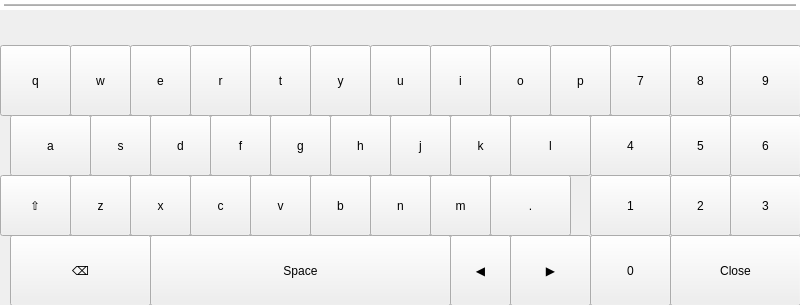
<?xml version="1.0" encoding="UTF-8"?>
<ui version="4.0">
 <class>uiKeyboardNumericWithUnits</class>
 <widget class="QWidget" name="uiKeyboardNumericWithUnits">
  <property name="geometry">
   <rect>
    <x>0</x>
    <y>0</y>
    <width>800</width>
    <height>305</height>
   </rect>
  </property>
  <property name="windowTitle">
   <string>Frame</string>
  </property>
  <widget class="Backdrop" name="uiDropshadow">
   <property name="geometry">
    <rect>
     <x>0</x>
     <y>0</y>
     <width>800</width>
     <height>10</height>
    </rect>
   </property>
   <property name="styleSheet">
    <string notr="true">
				background: rgba(255,255,255,128);
				border: 4px solid white;
				background: qlineargradient(x1:0 y1:0, x2:0 y2:1, stop:0 transparent, stop:1 rgba(0,0,0,128));
			</string>
   </property>
   <property name="customStyleSheet" stdset="0">
    <string>background: qlineargradient(x1:0 y1:0, x2:0 y2:1, stop:0 transparent, stop:1 rgba(0,0,0,128));</string>
   </property>
  </widget>
  <widget class="Backdrop" name="backdrop">
   <property name="geometry">
    <rect>
     <x>0</x>
     <y>5</y>
     <width>801</width>
     <height>301</height>
    </rect>
   </property>
  </widget>
  <widget class="QWidget" name="horizontalLayoutWidget">
   <property name="geometry">
    <rect>
     <x>0</x>
     <y>0</y>
     <width>801</width>
     <height>45</height>
    </rect>
   </property>
   <layout class="QHBoxLayout" name="uiSuggestionBar"/>
  </widget>
  <widget class="QWidget" name="widget" native="true">
   <property name="geometry">
    <rect>
     <x>0</x>
     <y>45</y>
     <width>801</width>
     <height>261</height>
    </rect>
   </property>
   <widget class="Button" name="ui9">
    <property name="geometry">
     <rect>
      <x>730</x>
      <y>0</y>
      <width>71</width>
      <height>71</height>
     </rect>
    </property>
    <property name="text">
     <string>9</string>
    </property>
    <property name="clickMarginLeftSetter" stdset="0">
     <enum>Button::none</enum>
    </property>
    <property name="clickMarginRightSetter" stdset="0">
     <enum>Button::half</enum>
    </property>
    <property name="clickMarginTopSetter" stdset="0">
     <enum>Button::half</enum>
    </property>
    <property name="clickMarginBottomSetter" stdset="0">
     <enum>Button::none</enum>
    </property>
    <property name="customStyleSheet" stdset="0">
     <string>Button { font-size: 22px; }</string>
    </property>
   </widget>
   <widget class="Button" name="uiClose">
    <property name="geometry">
     <rect>
      <x>670</x>
      <y>190</y>
      <width>131</width>
      <height>71</height>
     </rect>
    </property>
    <property name="text">
     <string>Close</string>
    </property>
    <property name="clickMarginLeftSetter" stdset="0">
     <enum>Button::none</enum>
    </property>
    <property name="clickMarginRightSetter" stdset="0">
     <enum>Button::half</enum>
    </property>
    <property name="clickMarginTopSetter" stdset="0">
     <enum>Button::none</enum>
    </property>
    <property name="clickMarginBottomSetter" stdset="0">
     <enum>Button::half</enum>
    </property>
    <property name="customStyleSheet" stdset="0">
     <string>Button { font-size: 22px; }</string>
    </property>
   </widget>
   <widget class="Button" name="uiDot">
    <property name="geometry">
     <rect>
      <x>490</x>
      <y>130</y>
      <width>81</width>
      <height>61</height>
     </rect>
    </property>
    <property name="text">
     <string>.</string>
    </property>
    <property name="clickMarginLeftSetter" stdset="0">
     <enum>Button::none</enum>
    </property>
    <property name="clickMarginTopSetter" stdset="0">
     <enum>Button::none</enum>
    </property>
    <property name="clickMarginBottomSetter" stdset="0">
     <enum>Button::none</enum>
    </property>
    <property name="customStyleSheet" stdset="0">
     <string>Button { font-size: 22px; }</string>
    </property>
   </widget>
   <widget class="Button" name="uiX">
    <property name="geometry">
     <rect>
      <x>130</x>
      <y>130</y>
      <width>61</width>
      <height>61</height>
     </rect>
    </property>
    <property name="text">
     <string>x</string>
    </property>
    <property name="clickMarginLeftSetter" stdset="0">
     <enum>Button::none</enum>
    </property>
    <property name="clickMarginRightSetter" stdset="0">
     <enum>Button::none</enum>
    </property>
    <property name="clickMarginTopSetter" stdset="0">
     <enum>Button::none</enum>
    </property>
    <property name="clickMarginBottomSetter" stdset="0">
     <enum>Button::none</enum>
    </property>
    <property name="customStyleSheet" stdset="0">
     <string>Button { font-size: 22px; }</string>
    </property>
   </widget>
   <widget class="Button" name="uiT">
    <property name="geometry">
     <rect>
      <x>250</x>
      <y>0</y>
      <width>61</width>
      <height>71</height>
     </rect>
    </property>
    <property name="text">
     <string>t</string>
    </property>
    <property name="clickMarginLeftSetter" stdset="0">
     <enum>Button::none</enum>
    </property>
    <property name="clickMarginRightSetter" stdset="0">
     <enum>Button::none</enum>
    </property>
    <property name="clickMarginTopSetter" stdset="0">
     <enum>Button::half</enum>
    </property>
    <property name="clickMarginBottomSetter" stdset="0">
     <enum>Button::none</enum>
    </property>
    <property name="customStyleSheet" stdset="0">
     <string>Button { font-size: 22px; }</string>
    </property>
   </widget>
   <widget class="Button" name="uiSpace">
    <property name="geometry">
     <rect>
      <x>150</x>
      <y>190</y>
      <width>301</width>
      <height>71</height>
     </rect>
    </property>
    <property name="text">
     <string>Space</string>
    </property>
    <property name="clickMarginLeftSetter" stdset="0">
     <enum>Button::none</enum>
    </property>
    <property name="clickMarginRightSetter" stdset="0">
     <enum>Button::none</enum>
    </property>
    <property name="clickMarginTopSetter" stdset="0">
     <enum>Button::none</enum>
    </property>
    <property name="clickMarginBottomSetter" stdset="0">
     <enum>Button::half</enum>
    </property>
    <property name="customStyleSheet" stdset="0">
     <string>Button { font-size: 22px; }</string>
    </property>
   </widget>
   <widget class="Button" name="uiRight">
    <property name="geometry">
     <rect>
      <x>510</x>
      <y>190</y>
      <width>81</width>
      <height>71</height>
     </rect>
    </property>
    <property name="text">
     <string>▶</string>
    </property>
    <property name="clickMarginLeftSetter" stdset="0">
     <enum>Button::none</enum>
    </property>
    <property name="clickMarginTopSetter" stdset="0">
     <enum>Button::none</enum>
    </property>
    <property name="clickMarginBottomSetter" stdset="0">
     <enum>Button::half</enum>
    </property>
    <property name="customStyleSheet" stdset="0">
     <string>Button { font-size: 22px; }</string>
    </property>
   </widget>
   <widget class="Button" name="uiF">
    <property name="geometry">
     <rect>
      <x>210</x>
      <y>70</y>
      <width>61</width>
      <height>61</height>
     </rect>
    </property>
    <property name="text">
     <string>f</string>
    </property>
    <property name="clickMarginLeftSetter" stdset="0">
     <enum>Button::none</enum>
    </property>
    <property name="clickMarginRightSetter" stdset="0">
     <enum>Button::none</enum>
    </property>
    <property name="clickMarginTopSetter" stdset="0">
     <enum>Button::none</enum>
    </property>
    <property name="clickMarginBottomSetter" stdset="0">
     <enum>Button::none</enum>
    </property>
    <property name="customStyleSheet" stdset="0">
     <string>Button { font-size: 22px; }</string>
    </property>
   </widget>
   <widget class="Button" name="uiW">
    <property name="geometry">
     <rect>
      <x>70</x>
      <y>0</y>
      <width>61</width>
      <height>71</height>
     </rect>
    </property>
    <property name="text">
     <string>w</string>
    </property>
    <property name="clickMarginLeftSetter" stdset="0">
     <enum>Button::none</enum>
    </property>
    <property name="clickMarginRightSetter" stdset="0">
     <enum>Button::none</enum>
    </property>
    <property name="clickMarginTopSetter" stdset="0">
     <enum>Button::half</enum>
    </property>
    <property name="clickMarginBottomSetter" stdset="0">
     <enum>Button::none</enum>
    </property>
    <property name="customStyleSheet" stdset="0">
     <string>Button { font-size: 22px; }</string>
    </property>
   </widget>
   <widget class="Button" name="ui6">
    <property name="geometry">
     <rect>
      <x>730</x>
      <y>70</y>
      <width>71</width>
      <height>61</height>
     </rect>
    </property>
    <property name="text">
     <string>6</string>
    </property>
    <property name="clickMarginLeftSetter" stdset="0">
     <enum>Button::none</enum>
    </property>
    <property name="clickMarginRightSetter" stdset="0">
     <enum>Button::half</enum>
    </property>
    <property name="clickMarginTopSetter" stdset="0">
     <enum>Button::none</enum>
    </property>
    <property name="clickMarginBottomSetter" stdset="0">
     <enum>Button::none</enum>
    </property>
    <property name="customStyleSheet" stdset="0">
     <string>Button { font-size: 22px; }</string>
    </property>
   </widget>
   <widget class="Button" name="uiQ">
    <property name="geometry">
     <rect>
      <x>0</x>
      <y>0</y>
      <width>71</width>
      <height>71</height>
     </rect>
    </property>
    <property name="text">
     <string>q</string>
    </property>
    <property name="clickMarginLeftSetter" stdset="0">
     <enum>Button::half</enum>
    </property>
    <property name="clickMarginRightSetter" stdset="0">
     <enum>Button::none</enum>
    </property>
    <property name="clickMarginTopSetter" stdset="0">
     <enum>Button::half</enum>
    </property>
    <property name="clickMarginBottomSetter" stdset="0">
     <enum>Button::none</enum>
    </property>
    <property name="customStyleSheet" stdset="0">
     <string>Button { font-size: 22px; }</string>
    </property>
   </widget>
   <widget class="Button" name="uiM">
    <property name="geometry">
     <rect>
      <x>430</x>
      <y>130</y>
      <width>61</width>
      <height>61</height>
     </rect>
    </property>
    <property name="text">
     <string>m</string>
    </property>
    <property name="clickMarginLeftSetter" stdset="0">
     <enum>Button::none</enum>
    </property>
    <property name="clickMarginRightSetter" stdset="0">
     <enum>Button::none</enum>
    </property>
    <property name="clickMarginTopSetter" stdset="0">
     <enum>Button::none</enum>
    </property>
    <property name="clickMarginBottomSetter" stdset="0">
     <enum>Button::none</enum>
    </property>
    <property name="customStyleSheet" stdset="0">
     <string>Button { font-size: 22px; }</string>
    </property>
   </widget>
   <widget class="Button" name="uiU">
    <property name="geometry">
     <rect>
      <x>370</x>
      <y>0</y>
      <width>61</width>
      <height>71</height>
     </rect>
    </property>
    <property name="text">
     <string>u</string>
    </property>
    <property name="clickMarginLeftSetter" stdset="0">
     <enum>Button::none</enum>
    </property>
    <property name="clickMarginRightSetter" stdset="0">
     <enum>Button::none</enum>
    </property>
    <property name="clickMarginTopSetter" stdset="0">
     <enum>Button::half</enum>
    </property>
    <property name="clickMarginBottomSetter" stdset="0">
     <enum>Button::none</enum>
    </property>
    <property name="customStyleSheet" stdset="0">
     <string>Button { font-size: 22px; }</string>
    </property>
   </widget>
   <widget class="Button" name="uiP">
    <property name="geometry">
     <rect>
      <x>550</x>
      <y>0</y>
      <width>61</width>
      <height>71</height>
     </rect>
    </property>
    <property name="text">
     <string>p</string>
    </property>
    <property name="clickMarginLeftSetter" stdset="0">
     <enum>Button::none</enum>
    </property>
    <property name="clickMarginRightSetter" stdset="0">
     <enum>Button::none</enum>
    </property>
    <property name="clickMarginTopSetter" stdset="0">
     <enum>Button::half</enum>
    </property>
    <property name="clickMarginBottomSetter" stdset="0">
     <enum>Button::none</enum>
    </property>
    <property name="customStyleSheet" stdset="0">
     <string>Button { font-size: 22px; }</string>
    </property>
   </widget>
   <widget class="Button" name="ui5">
    <property name="geometry">
     <rect>
      <x>670</x>
      <y>70</y>
      <width>61</width>
      <height>61</height>
     </rect>
    </property>
    <property name="text">
     <string>5</string>
    </property>
    <property name="clickMarginLeftSetter" stdset="0">
     <enum>Button::none</enum>
    </property>
    <property name="clickMarginRightSetter" stdset="0">
     <enum>Button::none</enum>
    </property>
    <property name="clickMarginTopSetter" stdset="0">
     <enum>Button::none</enum>
    </property>
    <property name="clickMarginBottomSetter" stdset="0">
     <enum>Button::none</enum>
    </property>
    <property name="customStyleSheet" stdset="0">
     <string>Button { font-size: 22px; }</string>
    </property>
   </widget>
   <widget class="Button" name="uiBackspace">
    <property name="geometry">
     <rect>
      <x>10</x>
      <y>190</y>
      <width>141</width>
      <height>71</height>
     </rect>
    </property>
    <property name="text">
     <string>⌫</string>
    </property>
    <property name="clickMarginRightSetter" stdset="0">
     <enum>Button::none</enum>
    </property>
    <property name="clickMarginTopSetter" stdset="0">
     <enum>Button::none</enum>
    </property>
    <property name="clickMarginBottomSetter" stdset="0">
     <enum>Button::half</enum>
    </property>
    <property name="customStyleSheet" stdset="0">
     <string>Button { font-size: 22px; }</string>
    </property>
   </widget>
   <widget class="Button" name="uiR">
    <property name="geometry">
     <rect>
      <x>190</x>
      <y>0</y>
      <width>61</width>
      <height>71</height>
     </rect>
    </property>
    <property name="text">
     <string>r</string>
    </property>
    <property name="clickMarginLeftSetter" stdset="0">
     <enum>Button::none</enum>
    </property>
    <property name="clickMarginRightSetter" stdset="0">
     <enum>Button::none</enum>
    </property>
    <property name="clickMarginTopSetter" stdset="0">
     <enum>Button::half</enum>
    </property>
    <property name="clickMarginBottomSetter" stdset="0">
     <enum>Button::none</enum>
    </property>
    <property name="customStyleSheet" stdset="0">
     <string>Button { font-size: 22px; }</string>
    </property>
   </widget>
   <widget class="Button" name="uiShift">
    <property name="geometry">
     <rect>
      <x>0</x>
      <y>130</y>
      <width>71</width>
      <height>61</height>
     </rect>
    </property>
    <property name="text">
     <string>⇧</string>
    </property>
    <property name="clickMarginLeftSetter" stdset="0">
     <enum>Button::half</enum>
    </property>
    <property name="clickMarginRightSetter" stdset="0">
     <enum>Button::none</enum>
    </property>
    <property name="clickMarginTopSetter" stdset="0">
     <enum>Button::none</enum>
    </property>
    <property name="clickMarginBottomSetter" stdset="0">
     <enum>Button::none</enum>
    </property>
    <property name="customStyleSheet" stdset="0">
     <string>Button { font-size: 22px; }</string>
    </property>
   </widget>
   <widget class="Button" name="uiLeft">
    <property name="geometry">
     <rect>
      <x>450</x>
      <y>190</y>
      <width>61</width>
      <height>71</height>
     </rect>
    </property>
    <property name="text">
     <string>◀</string>
    </property>
    <property name="clickMarginLeftSetter" stdset="0">
     <enum>Button::none</enum>
    </property>
    <property name="clickMarginRightSetter" stdset="0">
     <enum>Button::none</enum>
    </property>
    <property name="clickMarginTopSetter" stdset="0">
     <enum>Button::none</enum>
    </property>
    <property name="clickMarginBottomSetter" stdset="0">
     <enum>Button::half</enum>
    </property>
    <property name="customStyleSheet" stdset="0">
     <string>Button { font-size: 22px; }</string>
    </property>
   </widget>
   <widget class="Button" name="uiE">
    <property name="geometry">
     <rect>
      <x>130</x>
      <y>0</y>
      <width>61</width>
      <height>71</height>
     </rect>
    </property>
    <property name="text">
     <string>e</string>
    </property>
    <property name="clickMarginLeftSetter" stdset="0">
     <enum>Button::none</enum>
    </property>
    <property name="clickMarginRightSetter" stdset="0">
     <enum>Button::none</enum>
    </property>
    <property name="clickMarginTopSetter" stdset="0">
     <enum>Button::half</enum>
    </property>
    <property name="clickMarginBottomSetter" stdset="0">
     <enum>Button::none</enum>
    </property>
    <property name="customStyleSheet" stdset="0">
     <string>Button { font-size: 22px; }</string>
    </property>
   </widget>
   <widget class="Button" name="uiB">
    <property name="geometry">
     <rect>
      <x>310</x>
      <y>130</y>
      <width>61</width>
      <height>61</height>
     </rect>
    </property>
    <property name="text">
     <string>b</string>
    </property>
    <property name="clickMarginLeftSetter" stdset="0">
     <enum>Button::none</enum>
    </property>
    <property name="clickMarginRightSetter" stdset="0">
     <enum>Button::none</enum>
    </property>
    <property name="clickMarginTopSetter" stdset="0">
     <enum>Button::none</enum>
    </property>
    <property name="clickMarginBottomSetter" stdset="0">
     <enum>Button::none</enum>
    </property>
    <property name="customStyleSheet" stdset="0">
     <string>Button { font-size: 22px; }</string>
    </property>
   </widget>
   <widget class="Button" name="ui7">
    <property name="geometry">
     <rect>
      <x>610</x>
      <y>0</y>
      <width>61</width>
      <height>71</height>
     </rect>
    </property>
    <property name="text">
     <string>7</string>
    </property>
    <property name="clickMarginLeftSetter" stdset="0">
     <enum>Button::none</enum>
    </property>
    <property name="clickMarginRightSetter" stdset="0">
     <enum>Button::none</enum>
    </property>
    <property name="clickMarginTopSetter" stdset="0">
     <enum>Button::half</enum>
    </property>
    <property name="clickMarginBottomSetter" stdset="0">
     <enum>Button::none</enum>
    </property>
    <property name="customStyleSheet" stdset="0">
     <string>Button { font-size: 22px; }</string>
    </property>
   </widget>
   <widget class="Button" name="ui2">
    <property name="geometry">
     <rect>
      <x>670</x>
      <y>130</y>
      <width>61</width>
      <height>61</height>
     </rect>
    </property>
    <property name="text">
     <string>2</string>
    </property>
    <property name="clickMarginLeftSetter" stdset="0">
     <enum>Button::none</enum>
    </property>
    <property name="clickMarginRightSetter" stdset="0">
     <enum>Button::none</enum>
    </property>
    <property name="clickMarginTopSetter" stdset="0">
     <enum>Button::none</enum>
    </property>
    <property name="clickMarginBottomSetter" stdset="0">
     <enum>Button::none</enum>
    </property>
    <property name="customStyleSheet" stdset="0">
     <string>Button { font-size: 22px; }</string>
    </property>
   </widget>
   <widget class="Button" name="ui1">
    <property name="geometry">
     <rect>
      <x>590</x>
      <y>130</y>
      <width>81</width>
      <height>61</height>
     </rect>
    </property>
    <property name="text">
     <string>1</string>
    </property>
    <property name="clickMarginRightSetter" stdset="0">
     <enum>Button::none</enum>
    </property>
    <property name="clickMarginTopSetter" stdset="0">
     <enum>Button::none</enum>
    </property>
    <property name="clickMarginBottomSetter" stdset="0">
     <enum>Button::none</enum>
    </property>
    <property name="customStyleSheet" stdset="0">
     <string>Button { font-size: 22px; }</string>
    </property>
   </widget>
   <widget class="Button" name="uiZ">
    <property name="geometry">
     <rect>
      <x>70</x>
      <y>130</y>
      <width>61</width>
      <height>61</height>
     </rect>
    </property>
    <property name="text">
     <string>z</string>
    </property>
    <property name="clickMarginLeftSetter" stdset="0">
     <enum>Button::none</enum>
    </property>
    <property name="clickMarginRightSetter" stdset="0">
     <enum>Button::none</enum>
    </property>
    <property name="clickMarginTopSetter" stdset="0">
     <enum>Button::none</enum>
    </property>
    <property name="clickMarginBottomSetter" stdset="0">
     <enum>Button::none</enum>
    </property>
    <property name="customStyleSheet" stdset="0">
     <string>Button { font-size: 22px; }</string>
    </property>
   </widget>
   <widget class="Button" name="uiG">
    <property name="geometry">
     <rect>
      <x>270</x>
      <y>70</y>
      <width>61</width>
      <height>61</height>
     </rect>
    </property>
    <property name="text">
     <string>g</string>
    </property>
    <property name="clickMarginLeftSetter" stdset="0">
     <enum>Button::none</enum>
    </property>
    <property name="clickMarginRightSetter" stdset="0">
     <enum>Button::none</enum>
    </property>
    <property name="clickMarginTopSetter" stdset="0">
     <enum>Button::none</enum>
    </property>
    <property name="clickMarginBottomSetter" stdset="0">
     <enum>Button::none</enum>
    </property>
    <property name="customStyleSheet" stdset="0">
     <string>Button { font-size: 22px; }</string>
    </property>
   </widget>
   <widget class="Button" name="ui3">
    <property name="geometry">
     <rect>
      <x>730</x>
      <y>130</y>
      <width>71</width>
      <height>61</height>
     </rect>
    </property>
    <property name="text">
     <string>3</string>
    </property>
    <property name="clickMarginLeftSetter" stdset="0">
     <enum>Button::none</enum>
    </property>
    <property name="clickMarginRightSetter" stdset="0">
     <enum>Button::half</enum>
    </property>
    <property name="clickMarginTopSetter" stdset="0">
     <enum>Button::none</enum>
    </property>
    <property name="clickMarginBottomSetter" stdset="0">
     <enum>Button::none</enum>
    </property>
    <property name="customStyleSheet" stdset="0">
     <string>Button { font-size: 22px; }</string>
    </property>
   </widget>
   <widget class="Button" name="uiH">
    <property name="geometry">
     <rect>
      <x>330</x>
      <y>70</y>
      <width>61</width>
      <height>61</height>
     </rect>
    </property>
    <property name="text">
     <string>h</string>
    </property>
    <property name="clickMarginLeftSetter" stdset="0">
     <enum>Button::none</enum>
    </property>
    <property name="clickMarginRightSetter" stdset="0">
     <enum>Button::none</enum>
    </property>
    <property name="clickMarginTopSetter" stdset="0">
     <enum>Button::none</enum>
    </property>
    <property name="clickMarginBottomSetter" stdset="0">
     <enum>Button::none</enum>
    </property>
    <property name="customStyleSheet" stdset="0">
     <string>Button { font-size: 22px; }</string>
    </property>
   </widget>
   <widget class="Button" name="uiA">
    <property name="geometry">
     <rect>
      <x>10</x>
      <y>70</y>
      <width>81</width>
      <height>61</height>
     </rect>
    </property>
    <property name="text">
     <string>a</string>
    </property>
    <property name="clickMarginRightSetter" stdset="0">
     <enum>Button::none</enum>
    </property>
    <property name="clickMarginTopSetter" stdset="0">
     <enum>Button::none</enum>
    </property>
    <property name="clickMarginBottomSetter" stdset="0">
     <enum>Button::none</enum>
    </property>
    <property name="customStyleSheet" stdset="0">
     <string>Button { font-size: 22px; }</string>
    </property>
   </widget>
   <widget class="Button" name="uiK">
    <property name="geometry">
     <rect>
      <x>450</x>
      <y>70</y>
      <width>61</width>
      <height>61</height>
     </rect>
    </property>
    <property name="text">
     <string>k</string>
    </property>
    <property name="clickMarginLeftSetter" stdset="0">
     <enum>Button::none</enum>
    </property>
    <property name="clickMarginRightSetter" stdset="0">
     <enum>Button::none</enum>
    </property>
    <property name="clickMarginTopSetter" stdset="0">
     <enum>Button::none</enum>
    </property>
    <property name="clickMarginBottomSetter" stdset="0">
     <enum>Button::none</enum>
    </property>
    <property name="customStyleSheet" stdset="0">
     <string>Button { font-size: 22px; }</string>
    </property>
   </widget>
   <widget class="Button" name="uiD">
    <property name="geometry">
     <rect>
      <x>150</x>
      <y>70</y>
      <width>61</width>
      <height>61</height>
     </rect>
    </property>
    <property name="text">
     <string>d</string>
    </property>
    <property name="clickMarginLeftSetter" stdset="0">
     <enum>Button::none</enum>
    </property>
    <property name="clickMarginRightSetter" stdset="0">
     <enum>Button::none</enum>
    </property>
    <property name="clickMarginTopSetter" stdset="0">
     <enum>Button::none</enum>
    </property>
    <property name="clickMarginBottomSetter" stdset="0">
     <enum>Button::none</enum>
    </property>
    <property name="customStyleSheet" stdset="0">
     <string>Button { font-size: 22px; }</string>
    </property>
   </widget>
   <widget class="Button" name="uiC">
    <property name="geometry">
     <rect>
      <x>190</x>
      <y>130</y>
      <width>61</width>
      <height>61</height>
     </rect>
    </property>
    <property name="text">
     <string>c</string>
    </property>
    <property name="clickMarginLeftSetter" stdset="0">
     <enum>Button::none</enum>
    </property>
    <property name="clickMarginRightSetter" stdset="0">
     <enum>Button::none</enum>
    </property>
    <property name="clickMarginTopSetter" stdset="0">
     <enum>Button::none</enum>
    </property>
    <property name="clickMarginBottomSetter" stdset="0">
     <enum>Button::none</enum>
    </property>
    <property name="customStyleSheet" stdset="0">
     <string>Button { font-size: 22px; }</string>
    </property>
   </widget>
   <widget class="Button" name="uiO">
    <property name="geometry">
     <rect>
      <x>490</x>
      <y>0</y>
      <width>61</width>
      <height>71</height>
     </rect>
    </property>
    <property name="text">
     <string>o</string>
    </property>
    <property name="clickMarginLeftSetter" stdset="0">
     <enum>Button::none</enum>
    </property>
    <property name="clickMarginRightSetter" stdset="0">
     <enum>Button::none</enum>
    </property>
    <property name="clickMarginTopSetter" stdset="0">
     <enum>Button::half</enum>
    </property>
    <property name="clickMarginBottomSetter" stdset="0">
     <enum>Button::none</enum>
    </property>
    <property name="customStyleSheet" stdset="0">
     <string>Button { font-size: 22px; }</string>
    </property>
   </widget>
   <widget class="Button" name="uiS">
    <property name="geometry">
     <rect>
      <x>90</x>
      <y>70</y>
      <width>61</width>
      <height>61</height>
     </rect>
    </property>
    <property name="text">
     <string>s</string>
    </property>
    <property name="clickMarginLeftSetter" stdset="0">
     <enum>Button::none</enum>
    </property>
    <property name="clickMarginRightSetter" stdset="0">
     <enum>Button::none</enum>
    </property>
    <property name="clickMarginTopSetter" stdset="0">
     <enum>Button::none</enum>
    </property>
    <property name="clickMarginBottomSetter" stdset="0">
     <enum>Button::none</enum>
    </property>
    <property name="customStyleSheet" stdset="0">
     <string>Button { font-size: 22px; }</string>
    </property>
   </widget>
   <widget class="Button" name="uiY">
    <property name="geometry">
     <rect>
      <x>310</x>
      <y>0</y>
      <width>61</width>
      <height>71</height>
     </rect>
    </property>
    <property name="text">
     <string>y</string>
    </property>
    <property name="clickMarginLeftSetter" stdset="0">
     <enum>Button::none</enum>
    </property>
    <property name="clickMarginRightSetter" stdset="0">
     <enum>Button::none</enum>
    </property>
    <property name="clickMarginTopSetter" stdset="0">
     <enum>Button::half</enum>
    </property>
    <property name="clickMarginBottomSetter" stdset="0">
     <enum>Button::none</enum>
    </property>
    <property name="customStyleSheet" stdset="0">
     <string>Button { font-size: 22px; }</string>
    </property>
   </widget>
   <widget class="Button" name="ui0">
    <property name="geometry">
     <rect>
      <x>590</x>
      <y>190</y>
      <width>81</width>
      <height>71</height>
     </rect>
    </property>
    <property name="text">
     <string>0</string>
    </property>
    <property name="clickMarginRightSetter" stdset="0">
     <enum>Button::none</enum>
    </property>
    <property name="clickMarginTopSetter" stdset="0">
     <enum>Button::none</enum>
    </property>
    <property name="clickMarginBottomSetter" stdset="0">
     <enum>Button::half</enum>
    </property>
    <property name="customStyleSheet" stdset="0">
     <string>Button { font-size: 22px; }</string>
    </property>
   </widget>
   <widget class="Button" name="ui4">
    <property name="geometry">
     <rect>
      <x>590</x>
      <y>70</y>
      <width>81</width>
      <height>61</height>
     </rect>
    </property>
    <property name="text">
     <string>4</string>
    </property>
    <property name="clickMarginRightSetter" stdset="0">
     <enum>Button::none</enum>
    </property>
    <property name="clickMarginTopSetter" stdset="0">
     <enum>Button::none</enum>
    </property>
    <property name="clickMarginBottomSetter" stdset="0">
     <enum>Button::none</enum>
    </property>
    <property name="customStyleSheet" stdset="0">
     <string>Button { font-size: 22px; }</string>
    </property>
   </widget>
   <widget class="Button" name="uiV">
    <property name="geometry">
     <rect>
      <x>250</x>
      <y>130</y>
      <width>61</width>
      <height>61</height>
     </rect>
    </property>
    <property name="text">
     <string>v</string>
    </property>
    <property name="clickMarginLeftSetter" stdset="0">
     <enum>Button::none</enum>
    </property>
    <property name="clickMarginRightSetter" stdset="0">
     <enum>Button::none</enum>
    </property>
    <property name="clickMarginTopSetter" stdset="0">
     <enum>Button::none</enum>
    </property>
    <property name="clickMarginBottomSetter" stdset="0">
     <enum>Button::none</enum>
    </property>
    <property name="customStyleSheet" stdset="0">
     <string>Button { font-size: 22px; }</string>
    </property>
   </widget>
   <widget class="Button" name="uiN">
    <property name="geometry">
     <rect>
      <x>370</x>
      <y>130</y>
      <width>61</width>
      <height>61</height>
     </rect>
    </property>
    <property name="text">
     <string>n</string>
    </property>
    <property name="clickMarginLeftSetter" stdset="0">
     <enum>Button::none</enum>
    </property>
    <property name="clickMarginRightSetter" stdset="0">
     <enum>Button::none</enum>
    </property>
    <property name="clickMarginTopSetter" stdset="0">
     <enum>Button::none</enum>
    </property>
    <property name="clickMarginBottomSetter" stdset="0">
     <enum>Button::none</enum>
    </property>
    <property name="customStyleSheet" stdset="0">
     <string>Button { font-size: 22px; }</string>
    </property>
   </widget>
   <widget class="Button" name="uiL">
    <property name="geometry">
     <rect>
      <x>510</x>
      <y>70</y>
      <width>81</width>
      <height>61</height>
     </rect>
    </property>
    <property name="text">
     <string>l</string>
    </property>
    <property name="clickMarginLeftSetter" stdset="0">
     <enum>Button::none</enum>
    </property>
    <property name="clickMarginTopSetter" stdset="0">
     <enum>Button::none</enum>
    </property>
    <property name="clickMarginBottomSetter" stdset="0">
     <enum>Button::none</enum>
    </property>
    <property name="customStyleSheet" stdset="0">
     <string>Button { font-size: 22px; }</string>
    </property>
   </widget>
   <widget class="Button" name="uiJ">
    <property name="geometry">
     <rect>
      <x>390</x>
      <y>70</y>
      <width>61</width>
      <height>61</height>
     </rect>
    </property>
    <property name="text">
     <string>j</string>
    </property>
    <property name="clickMarginLeftSetter" stdset="0">
     <enum>Button::none</enum>
    </property>
    <property name="clickMarginRightSetter" stdset="0">
     <enum>Button::none</enum>
    </property>
    <property name="clickMarginTopSetter" stdset="0">
     <enum>Button::none</enum>
    </property>
    <property name="clickMarginBottomSetter" stdset="0">
     <enum>Button::none</enum>
    </property>
    <property name="customStyleSheet" stdset="0">
     <string>Button { font-size: 22px; }</string>
    </property>
   </widget>
   <widget class="Button" name="uiI">
    <property name="geometry">
     <rect>
      <x>430</x>
      <y>0</y>
      <width>61</width>
      <height>71</height>
     </rect>
    </property>
    <property name="text">
     <string>i</string>
    </property>
    <property name="clickMarginLeftSetter" stdset="0">
     <enum>Button::none</enum>
    </property>
    <property name="clickMarginRightSetter" stdset="0">
     <enum>Button::none</enum>
    </property>
    <property name="clickMarginTopSetter" stdset="0">
     <enum>Button::half</enum>
    </property>
    <property name="clickMarginBottomSetter" stdset="0">
     <enum>Button::none</enum>
    </property>
    <property name="customStyleSheet" stdset="0">
     <string>Button { font-size: 22px; }</string>
    </property>
   </widget>
   <widget class="Button" name="ui8">
    <property name="geometry">
     <rect>
      <x>670</x>
      <y>0</y>
      <width>61</width>
      <height>71</height>
     </rect>
    </property>
    <property name="text">
     <string>8</string>
    </property>
    <property name="clickMarginLeftSetter" stdset="0">
     <enum>Button::none</enum>
    </property>
    <property name="clickMarginRightSetter" stdset="0">
     <enum>Button::none</enum>
    </property>
    <property name="clickMarginTopSetter" stdset="0">
     <enum>Button::half</enum>
    </property>
    <property name="clickMarginBottomSetter" stdset="0">
     <enum>Button::none</enum>
    </property>
    <property name="customStyleSheet" stdset="0">
     <string>Button { font-size: 22px; }</string>
    </property>
   </widget>
  </widget>
  <zorder>backdrop</zorder>
  <zorder>widget</zorder>
  <zorder>uiDropshadow</zorder>
  <zorder>horizontalLayoutWidget</zorder>
 </widget>
 <customwidgets>
  <customwidget>
   <class>Backdrop</class>
   <extends>QLabel</extends>
   <header>backdrop</header>
  </customwidget>
  <customwidget>
   <class>Button</class>
   <extends>QPushButton</extends>
   <header>button</header>
  </customwidget>
 </customwidgets>
 <resources/>
 <connections>
  <connection>
   <sender>uiClose</sender>
   <signal>clicked()</signal>
   <receiver>uiKeyboardNumericWithUnits</receiver>
   <slot>hide()</slot>
   <hints>
    <hint type="sourcelabel">
     <x>744</x>
     <y>275</y>
    </hint>
    <hint type="destinationlabel">
     <x>-2</x>
     <y>24</y>
    </hint>
   </hints>
  </connection>
 </connections>
</ui>
